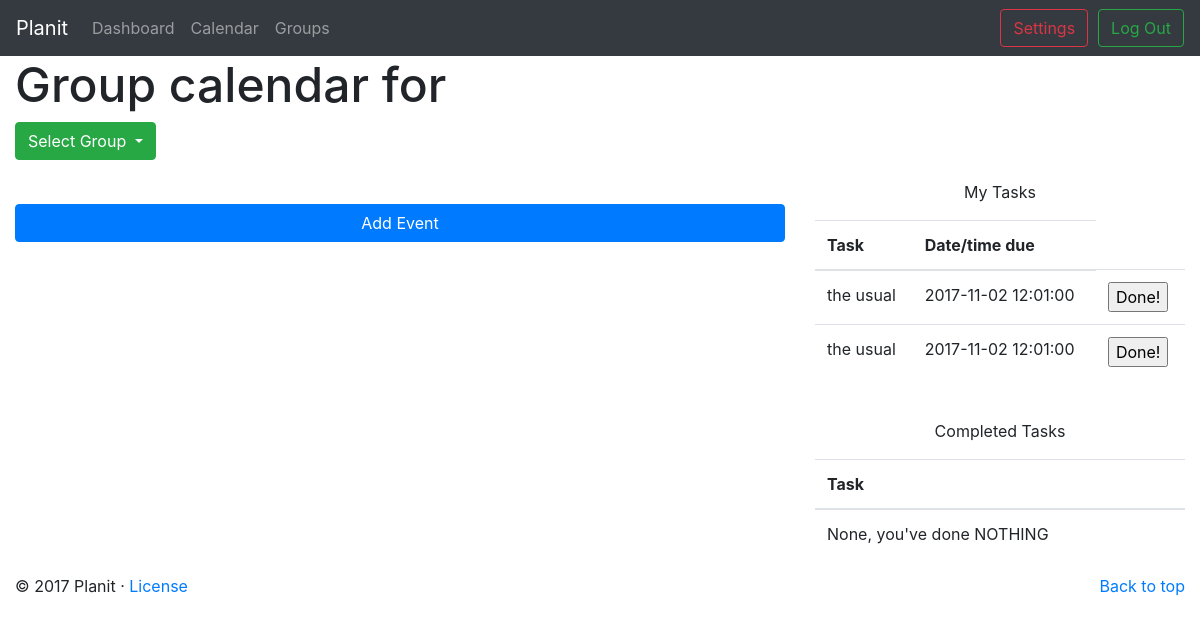
The page /php/group_calendar_handler.php (signed in) on the database as committed earlier.
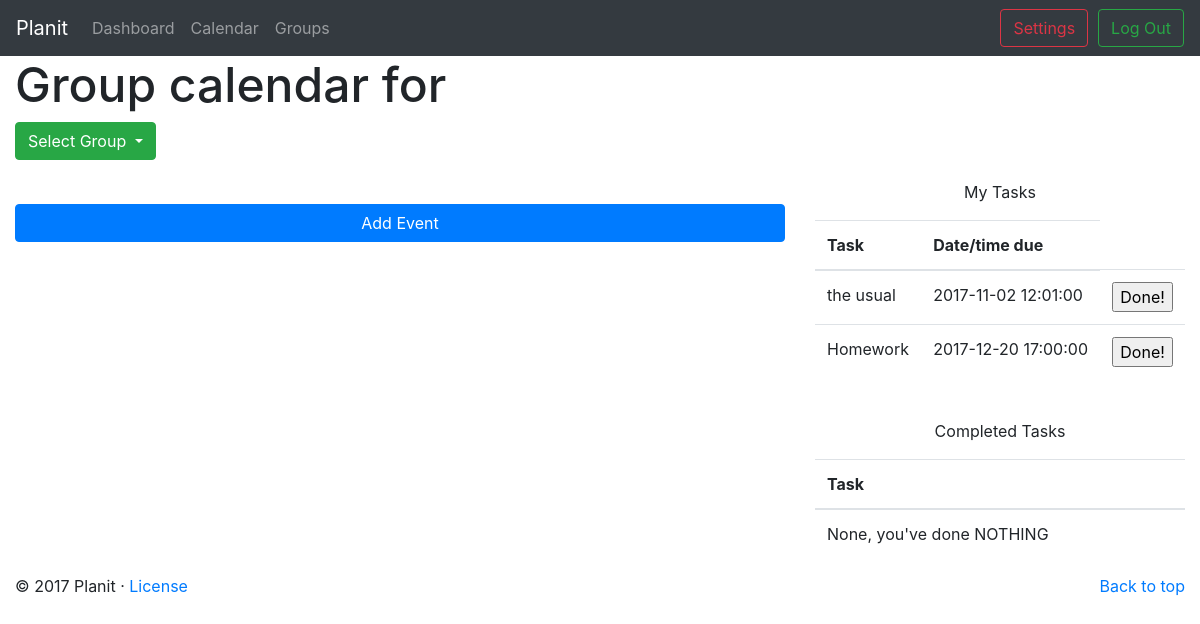
The same page on the database as committed later.
### tables this page shows
create table if not exists `tasks` (
	`task_id` integer auto_increment primary key,
	`username` char(40) references users(username),
	`task_name` varchar(40) not null,
	`deadline` datetime,
	`description` varchar(140),
	`ETA` varchar(40),
    `complete` tinyint(1) not null default 0
);

### php/group_calendar_handler.php (called while the page is built, shortened)
<?php
    include("../content/group_calendar.php");
?>

### php/taskHandler.php (the view, shortened to what this page needs)
<?php
    $connection = mysqli_connect('localhost', 'root', 'password', 'planit');
	$query = "SELECT * FROM tasks WHERE username = '{$_SESSION['login_user']}' ";
	$res = mysqli_query($connection, $query);
    echo "
    <p> My Tasks </p>
    <table class=\"table\">
        <thead>
            <tr>
                <th>Task</th>
                <th>Date/time due</th>
            </tr>
        </thead>
        <tbody>
    ";
            while ($row = mysqli_fetch_array($res, MYSQLI_NUM)){
                if($row[6] == 0){
                    echo "<tr>";
                    echo "<td>";
                    echo $row[2];
                    echo "</td>";
                    echo "<td>";
                    echo $row[3];
                    echo "</td>";
                    echo "<td>";
                    echo "<input type=\"submit\" class=\"button\" name=\"".$row[0]."\" value=\"Done!\"/>";
                    echo "</td>";
                    echo "</tr>";
                }
            }
    echo "
        </tbody>
    </table>
    <br>
    ";
    echo "
    <p> Completed Tasks </p>
    <table class=\"table\">
        <thead>
            <tr>
                <th>Task</th>
            </tr>
        </thead>
        <tbody>
    ";
            $alldone = True;
                if($alldone){
                    echo "<tr>";
                    echo "<td>";
                    echo "None, you've done NOTHING";
                    echo "</td>";
                    echo "</tr>";
                }
    echo "
        </tbody>
    </table>
    ";
?>

Rows that differ between the two databases and show on the page:
no longer on this page (row edited): tasks: task_name "the usual", deadline "2017-11-02 12:01:00"
now on this page (row edited): tasks: task_name "Homework", deadline "2017-12-20 17:00:00"
